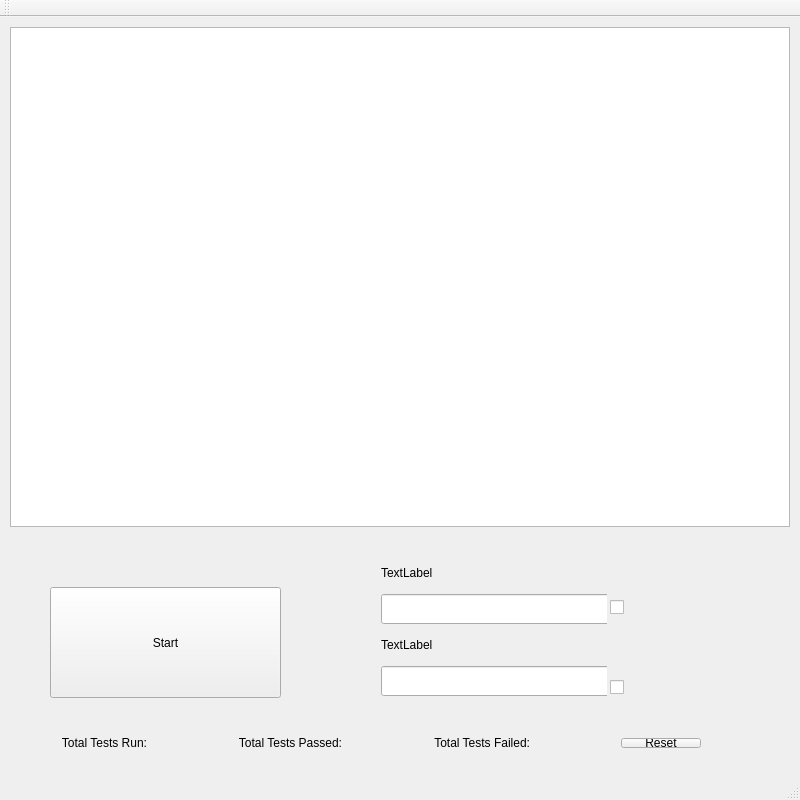
<?xml version="1.0" encoding="UTF-8"?>
<ui version="4.0">
 <class>MainWindow</class>
 <widget class="QMainWindow" name="MainWindow">
  <property name="geometry">
   <rect>
    <x>0</x>
    <y>0</y>
    <width>800</width>
    <height>800</height>
   </rect>
  </property>
  <property name="maximumSize">
   <size>
    <width>800</width>
    <height>800</height>
   </size>
  </property>
  <property name="windowTitle">
   <string>ATE</string>
  </property>
  <widget class="QWidget" name="centralWidget">
   <widget class="QTextBrowser" name="statusTextBrowser">
    <property name="geometry">
     <rect>
      <x>10</x>
      <y>10</y>
      <width>780</width>
      <height>500</height>
     </rect>
    </property>
    <property name="minimumSize">
     <size>
      <width>780</width>
      <height>500</height>
     </size>
    </property>
    <property name="maximumSize">
     <size>
      <width>780</width>
      <height>500</height>
     </size>
    </property>
   </widget>
   <widget class="QPushButton" name="startButton">
    <property name="geometry">
     <rect>
      <x>50</x>
      <y>570</y>
      <width>231</width>
      <height>111</height>
     </rect>
    </property>
    <property name="text">
     <string>Start</string>
    </property>
   </widget>
   <widget class="QWidget" name="verticalLayoutWidget">
    <property name="geometry">
     <rect>
      <x>370</x>
      <y>530</y>
      <width>237</width>
      <height>160</height>
     </rect>
    </property>
    <layout class="QVBoxLayout" name="verticalLayout">
     <item>
      <widget class="QLabel" name="input1Label">
       <property name="minimumSize">
        <size>
         <width>235</width>
         <height>30</height>
        </size>
       </property>
       <property name="maximumSize">
        <size>
         <width>235</width>
         <height>30</height>
        </size>
       </property>
       <property name="text">
        <string>TextLabel</string>
       </property>
      </widget>
     </item>
     <item>
      <widget class="QLineEdit" name="input1LineEdit">
       <property name="minimumSize">
        <size>
         <width>235</width>
         <height>30</height>
        </size>
       </property>
       <property name="maximumSize">
        <size>
         <width>235</width>
         <height>30</height>
        </size>
       </property>
       <property name="focusPolicy">
        <enum>Qt::StrongFocus</enum>
       </property>
       <property name="maxLength">
        <number>10</number>
       </property>
      </widget>
     </item>
     <item>
      <widget class="QLabel" name="input2Label">
       <property name="minimumSize">
        <size>
         <width>235</width>
         <height>30</height>
        </size>
       </property>
       <property name="maximumSize">
        <size>
         <width>235</width>
         <height>30</height>
        </size>
       </property>
       <property name="text">
        <string>TextLabel</string>
       </property>
      </widget>
     </item>
     <item>
      <widget class="QLineEdit" name="input2LineEdit">
       <property name="minimumSize">
        <size>
         <width>235</width>
         <height>30</height>
        </size>
       </property>
       <property name="maximumSize">
        <size>
         <width>235</width>
         <height>30</height>
        </size>
       </property>
       <property name="focusPolicy">
        <enum>Qt::StrongFocus</enum>
       </property>
       <property name="maxLength">
        <number>10</number>
       </property>
      </widget>
     </item>
    </layout>
   </widget>
   <widget class="QWidget" name="verticalLayoutWidget_2">
    <property name="geometry">
     <rect>
      <x>800</x>
      <y>590</y>
      <width>160</width>
      <height>80</height>
     </rect>
    </property>
    <layout class="QVBoxLayout" name="verticalLayout_3">
     <item>
      <widget class="QLineEdit" name="scannedLineEdit">
       <property name="maxLength">
        <number>20</number>
       </property>
      </widget>
     </item>
     <item>
      <widget class="QPushButton" name="checkButton">
       <property name="text">
        <string>Check</string>
       </property>
      </widget>
     </item>
    </layout>
   </widget>
   <widget class="QCheckBox" name="input1CheckBox">
    <property name="geometry">
     <rect>
      <x>610</x>
      <y>580</y>
      <width>89</width>
      <height>20</height>
     </rect>
    </property>
    <property name="focusPolicy">
     <enum>Qt::NoFocus</enum>
    </property>
    <property name="text">
     <string/>
    </property>
    <property name="checkable">
     <bool>false</bool>
    </property>
   </widget>
   <widget class="QCheckBox" name="input2CheckBox">
    <property name="geometry">
     <rect>
      <x>610</x>
      <y>660</y>
      <width>89</width>
      <height>20</height>
     </rect>
    </property>
    <property name="focusPolicy">
     <enum>Qt::NoFocus</enum>
    </property>
    <property name="text">
     <string/>
    </property>
    <property name="checkable">
     <bool>false</bool>
    </property>
   </widget>
   <widget class="QWidget" name="horizontalLayoutWidget">
    <property name="geometry">
     <rect>
      <x>50</x>
      <y>710</y>
      <width>662</width>
      <height>32</height>
     </rect>
    </property>
    <layout class="QHBoxLayout" name="counterHorizontalLayout">
     <item>
      <widget class="QLabel" name="label">
       <property name="text">
        <string>Total Tests Run:</string>
       </property>
       <property name="alignment">
        <set>Qt::AlignRight|Qt::AlignTrailing|Qt::AlignVCenter</set>
       </property>
      </widget>
     </item>
     <item>
      <widget class="QLabel" name="totalTestsRunLabel">
       <property name="text">
        <string/>
       </property>
      </widget>
     </item>
     <item>
      <widget class="QLabel" name="label_4">
       <property name="text">
        <string>Total Tests Passed:</string>
       </property>
       <property name="alignment">
        <set>Qt::AlignRight|Qt::AlignTrailing|Qt::AlignVCenter</set>
       </property>
      </widget>
     </item>
     <item>
      <widget class="QLabel" name="totalTestsPassedLabel">
       <property name="text">
        <string/>
       </property>
      </widget>
     </item>
     <item>
      <widget class="QLabel" name="label_6">
       <property name="text">
        <string>Total Tests Failed:</string>
       </property>
       <property name="alignment">
        <set>Qt::AlignRight|Qt::AlignTrailing|Qt::AlignVCenter</set>
       </property>
      </widget>
     </item>
     <item>
      <widget class="QLabel" name="totalTestsFailedLabel">
       <property name="text">
        <string/>
       </property>
      </widget>
     </item>
     <item>
      <widget class="QPushButton" name="resetPushButton">
       <property name="text">
        <string>Reset</string>
       </property>
      </widget>
     </item>
    </layout>
   </widget>
  </widget>
  <widget class="QMenuBar" name="menuBar">
   <property name="geometry">
    <rect>
     <x>0</x>
     <y>0</y>
     <width>800</width>
     <height>22</height>
    </rect>
   </property>
  </widget>
  <widget class="QToolBar" name="mainToolBar">
   <attribute name="toolBarArea">
    <enum>TopToolBarArea</enum>
   </attribute>
   <attribute name="toolBarBreak">
    <bool>false</bool>
   </attribute>
  </widget>
  <widget class="QStatusBar" name="statusBar"/>
 </widget>
 <layoutdefault spacing="6" margin="11"/>
 <resources/>
 <connections/>
</ui>
